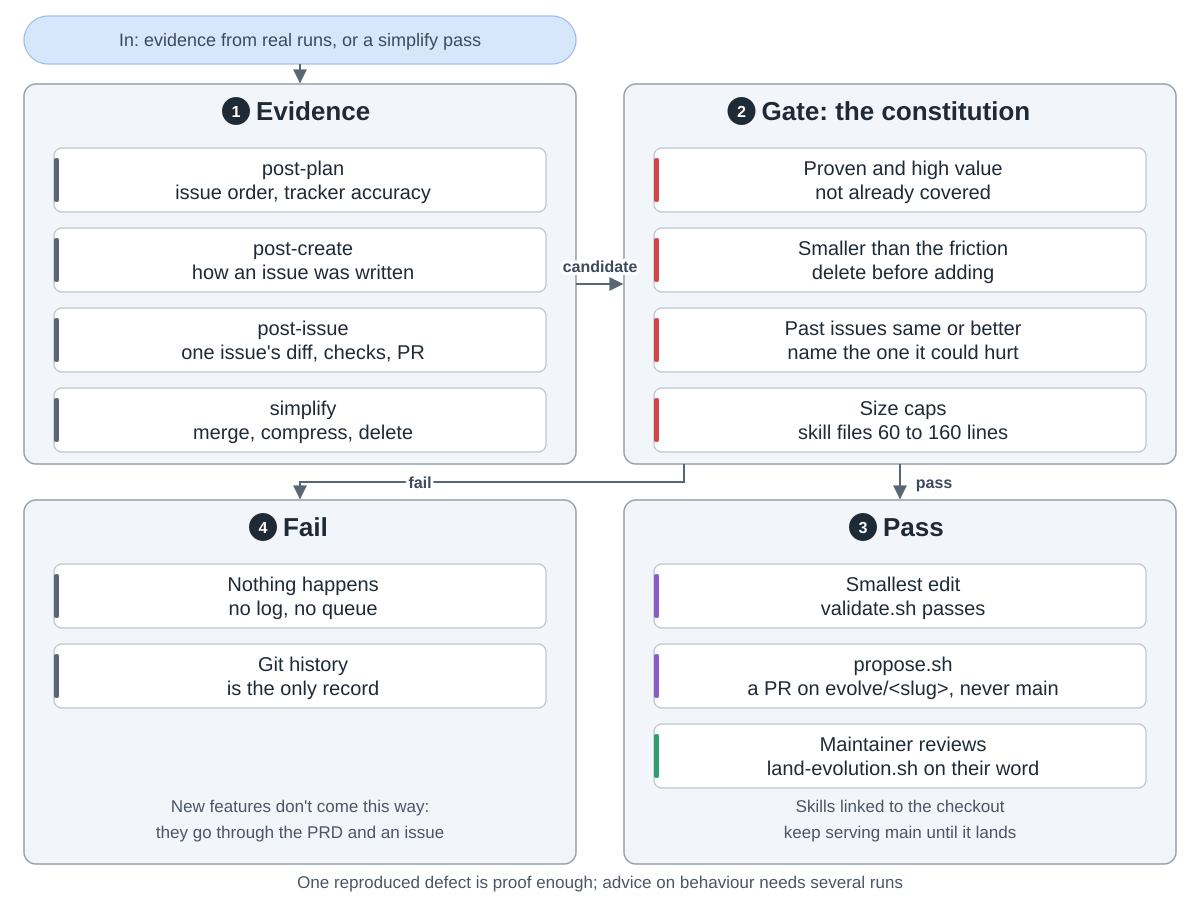

Source code (Python):
"""/idd-evolve: proven lessons change the method through a reviewed PR; the rest leaves no trace.
Drawn from maximalfocus/idd-skills at commit f905928 (CONSTITUTION.md Articles 2, 3, 5 and 6,
skills/idd-evolve/SKILL.md, skills/idd-evolve/scripts/propose.sh, land-evolution.sh, CONTRIBUTING.md).
Run: python3 evolve.py"""
import sys
from pathlib import Path

sys.path.insert(0, str(Path(__file__).resolve().parents[2] / "tools"))
from archdiagram import Diagram  # noqa: E402

d = Diagram("idd-evolve",
            "In: evidence from real runs, or a simplify pass. "
            "1 Evidence: post-plan looks at issue order and tracker accuracy; post-create at how an issue was "
            "written; post-issue at one issue's diff, checks and pull request; simplify merges, compresses or "
            "deletes. "
            "2 The gate is the constitution: proven and high value, not already covered, smaller than the "
            "friction it removes and preferring deletion to addition, leaving past issues the same or better by "
            "naming the one it could hurt, and within the size caps of 60 to 160 lines per skill file. "
            "3 Pass: the smallest edit, with validate.sh passing; propose.sh opens a pull request on "
            "evolve/<slug> and never writes main; the maintainer reviews, and land-evolution.sh merges it on "
            "their word. Skills linked to the checkout keep serving main until it lands. "
            "4 Fail: nothing happens, no log and no queue; git history is the only record. New features do not "
            "come this way; they go through the PRD and an issue. One reproduced defect is proof enough, while "
            "advice on behaviour needs several runs.")

L, R, W = 24, 624, 552
T1, H1 = 84, 380
T2, H2 = 500, 364
CW, CH, GAP = 492, 64, 16


def column(x, top, cards, gap=GAP):
    for i, (lbl, kind) in enumerate(cards):
        d.card(x + 30, top + 64 + i * (CH + gap), lbl, kind, w=CW, h=CH)


def notes(x, top, h, a, b):
    d.note(x + W / 2, top + h - 52, a)
    d.note(x + W / 2, top + h - 26, b)


d.pill(L, 16, W, 48, "In: evidence from real runs, or a simplify pass")
d.arrow(f"M{L + W / 2} 64V{T1 - 2}")

d.group(L, T1, W, H1, "Evidence", 1)
column(L, T1, [("post-plan|issue order, tracker accuracy", "data"),
               ("post-create|how an issue was written", "data"),
               ("post-issue|one issue's diff, checks, PR", "data"),
               ("simplify|merge, compress, delete", "data")])

d.group(R, T1, W, H1, "Gate: the constitution", 2)
column(R, T1, [("Proven and high value|not already covered", "review"),
               ("Smaller than the friction|delete before adding", "review"),
               ("Past issues same or better|name the one it could hurt", "review"),
               ("Size caps|skill files 60 to 160 lines", "review")])

d.group(R, T2, W, H2, "Pass", 3)
column(R, T2, [("Smallest edit|validate.sh passes", "write"),
               ("propose.sh|a PR on evolve/<slug>, never main", "write"),
               ("Maintainer reviews|land-evolution.sh on their word", "plan")])
notes(R, T2, H2, "Skills linked to the checkout", "keep serving main until it lands")

d.group(L, T2, W, H2, "Fail", 4)
column(L, T2, [("Nothing happens|no log, no queue", "data"),
               ("Git history|is the only record", "data")])
notes(L, T2, H2, "New features don't come this way:", "they go through the PRD and an issue")

d.arrow(f"M{L + W} {T1 + 200}H{R - 2}", label="candidate", at=(600, T1 + 188))
d.arrow(f"M{R + W / 2} {T1 + H1}V{T2 - 2}", label="pass", at=(R + W / 2 + 34, T1 + H1 + 24))
d.arrow(f"M{R + 60} {T1 + H1}V{T1 + H1 + 18}H{L + W / 2}V{T2 - 2}", label="fail",
        at=(L + W / 2 + 120, T1 + H1 + 24))

d.note(600, 888, "One reproduced defect is proof enough; advice on behaviour needs several runs")

d.save(Path(__file__).with_name("evolve.svg"))
